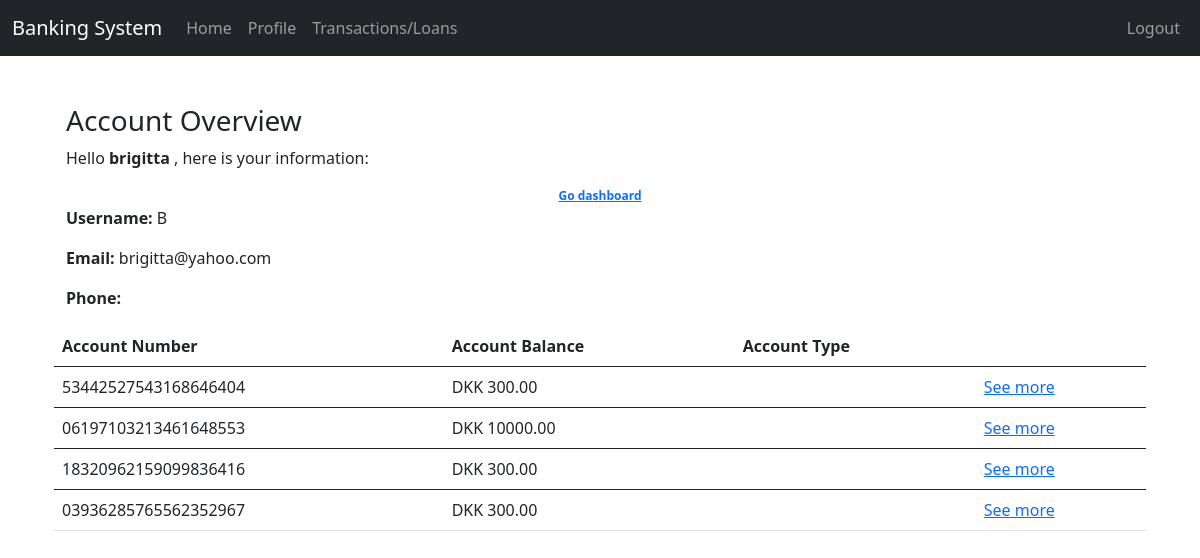
The app's page /account/ (signed in) with its own data.
### accounts_app_account/models.py (models this page shows, shortened)
class Account(models.Model):
    account_user_fk = models.ForeignKey(Profile, on_delete=models.PROTECT)
    account_number = models.CharField(max_length=20, null=False)
    account_balance = models.DecimalField(decimal_places=2,max_digits=7, default=0)

### accounts_app_account/views.py (the view)
# urls.py: path('', views.accounts_view, name='index'),
def accounts_view(request):
    user = request.user
    profile = Profile.objects.get(user=user)
    user_account = Account.objects.filter(account_user_fk=profile)
    context = {
        "user": user,
        "user_accounts": user_account,
    }
    return render(request, "accounts_app_account/account.html", context)

### accounts_app_account/templates/accounts_app_account/account.html (shortened to what this page needs)
{% extends "auth_app/base.html" %}
{% block content %}
    <h3> Account Overview</h3>
    <p>Hello <b>  {{ user }} </b> , here is your information: </p>
    <small class="badge badge-pill badge-primary"> <a href="/auth/dashboard" > Go dashboard</a></small>
    <div>
        <p> <b> Username:</b> {{user.first_name}} </p>
        <p> <b> Email: </b>  {{user.email}}</p>
        <p> <b> Phone: </b> {{customer.customer_phone_number}} </p>
    </div>
    <table class="table">
        <thead>
            <tr>
              <th scope="col">Account Number</th>
              <th scope="col">Account Balance</th>
              <th scope="col"> Account Type </th>
              <th scope="col">  </th>
            </tr>
          </thead>
            {% for account in user_accounts %}
            <tbody>
                <tr>
                  <td>{{  account.account_number }}</td>
                  <td> DKK {{account.account_balance}}</td>
                  <td> {{customer.customer_rank}} </td>
                  <td> <a href=""> See more </a> </td>
                </tr>
            </tbody>
            {% endfor %}
{% endblock %}

### records on screen
Account: account_number "53442527543168646404", account_balance "300.00"
Account: account_number "06197103213461648553", account_balance "10000.00"
Account: account_number "18320962159099836416", account_balance "300.00"
Account: account_number "03936285765562352967", account_balance "300.00"

### other values on screen
{{ user }} "brigitta"
{{ user.first_name }} "B"
{{ user.email }} "brigitta@yahoo.com"
